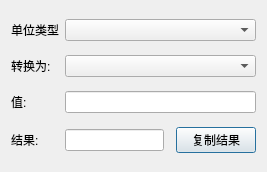
<?xml version="1.0" encoding="UTF-8"?>
<ui version="4.0">
 <class>UnitConverterDialog</class>
 <widget class="QDialog" name="UnitConverterDialog">
  <property name="geometry">
   <rect>
    <x>0</x>
    <y>0</y>
    <width>267</width>
    <height>172</height>
   </rect>
  </property>
  <property name="windowTitle">
   <string>单位转换器</string>
  </property>
  <layout class="QGridLayout" name="gridLayout">
   <item row="0" column="0">
    <widget class="QLabel" name="unitTypesLabel">
     <property name="text">
      <string>单位类型</string>
     </property>
    </widget>
   </item>
   <item row="4" column="0">
    <widget class="QLabel" name="valueLabel">
     <property name="text">
      <string>值:</string>
     </property>
    </widget>
   </item>
   <item row="5" column="0">
    <widget class="QLabel" name="resultLabel">
     <property name="text">
      <string>结果:</string>
     </property>
    </widget>
   </item>
   <item row="5" column="3">
    <widget class="QPushButton" name="copyPushButton">
     <property name="text">
      <string>复制结果</string>
     </property>
     <property name="autoDefault">
      <bool>true</bool>
     </property>
    </widget>
   </item>
   <item row="3" column="0">
    <widget class="QLabel" name="convertToLabel">
     <property name="text">
      <string>转换为:</string>
     </property>
     <property name="alignment">
      <set>Qt::AlignLeading|Qt::AlignLeft|Qt::AlignVCenter</set>
     </property>
    </widget>
   </item>
   <item row="5" column="1">
    <widget class="QLineEdit" name="resultLineEdit">
     <property name="readOnly">
      <bool>true</bool>
     </property>
    </widget>
   </item>
   <item row="0" column="1" colspan="3">
    <widget class="QComboBox" name="unitTypesComboBox"/>
   </item>
   <item row="3" column="1" colspan="3">
    <widget class="QComboBox" name="convertToComboBox"/>
   </item>
   <item row="4" column="1" colspan="3">
    <widget class="UtQtUnitValueEdit" name="valueLineEdit"/>
   </item>
  </layout>
 </widget>
 <customwidgets>
  <customwidget>
   <class>UtQtUnitValueEdit</class>
   <extends>QLineEdit</extends>
   <header>UtQtUnitValueEdit.hpp</header>
  </customwidget>
 </customwidgets>
 <tabstops>
  <tabstop>unitTypesComboBox</tabstop>
  <tabstop>convertToComboBox</tabstop>
  <tabstop>valueLineEdit</tabstop>
  <tabstop>resultLineEdit</tabstop>
  <tabstop>copyPushButton</tabstop>
 </tabstops>
 <resources/>
 <connections/>
</ui>
